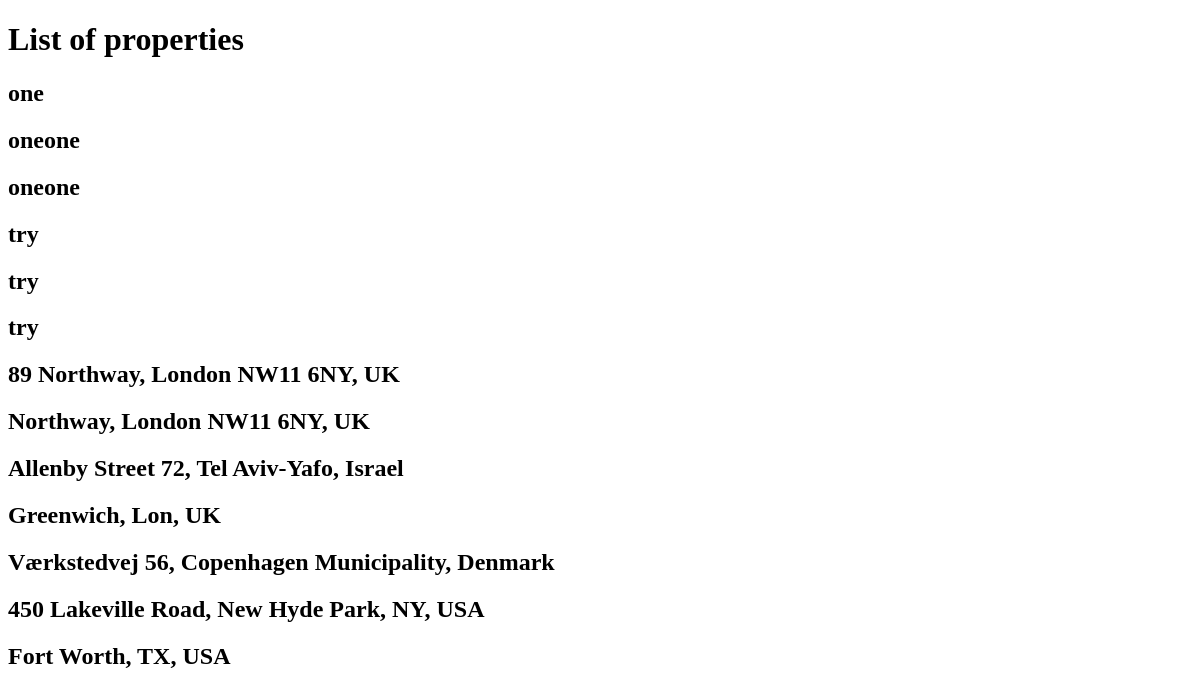
The app's page /beta/propertyList, older data.
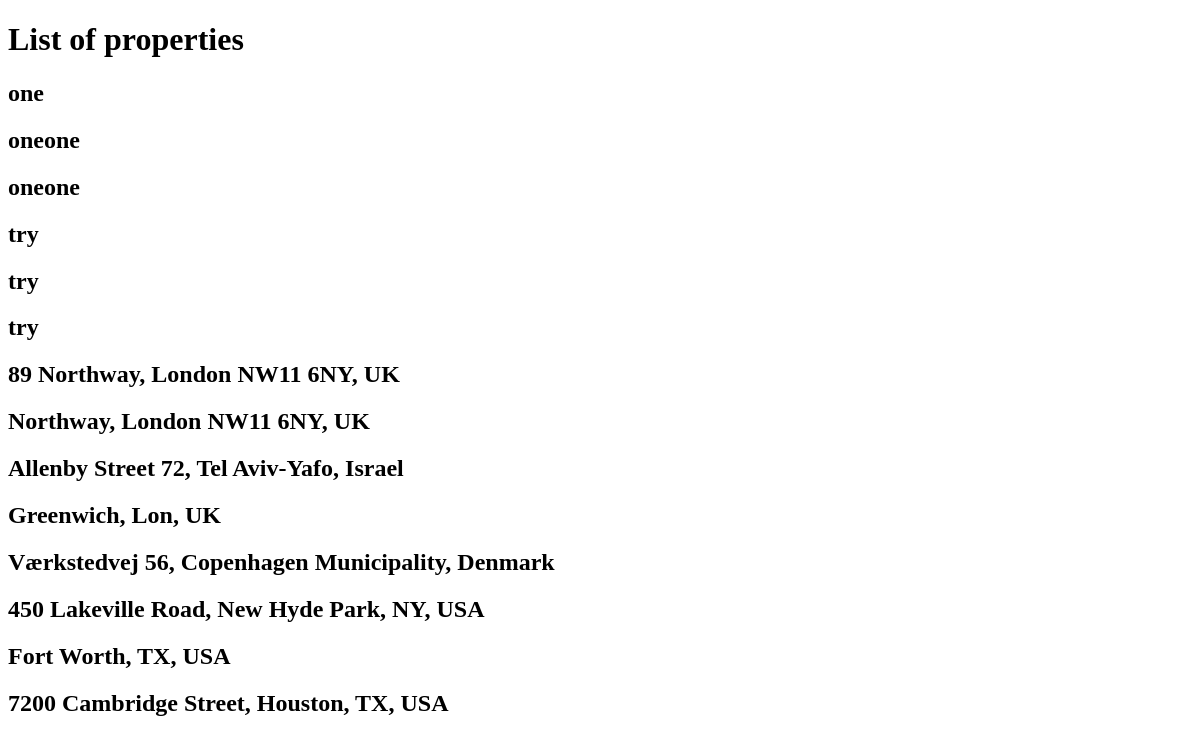
The same page, newer data.
### beta/models.py (models this page shows, shortened)
class Property(models.Model):
    fullAddress = models.CharField(
        unique=True, max_length=255, default="", blank=True)
    address = models.CharField(unique=False, max_length=255)
    PROPERTY_TYPE_CHOICES = [
        ("house", "house"), ("flat", "flat"), ("other", "other")]
    propertyType = models.CharField(
        choices=PROPERTY_TYPE_CHOICES, default="flat", help_text='Is the property a house or flat?', max_length=255)
    aptNumber = models.PositiveIntegerField(default=0)
    hashId = models.UUIDField(default=uuid.uuid4, editable=False)

### beta/views.py (the view)
# urls.py: path('propertyList', views.propertyList, name='propertyList'),
def propertyList(request):
    properties = Property.objects.all()
    context = {'properties': properties}
    return render(request, 'propertyList.html', context=context)

### templates/propertyList.html
<!DOCTYPE html>
<html>
<body>
    <h1>List of properties</h1>
    {% for property in properties %}
    <h2>{{property.address}}</h2>
    {% endfor %}
</body>
</html>

Row changes from the older to the newer data that the page shows:
added Property: address "7200 Cambridge Street, Houston, TX, USA"
